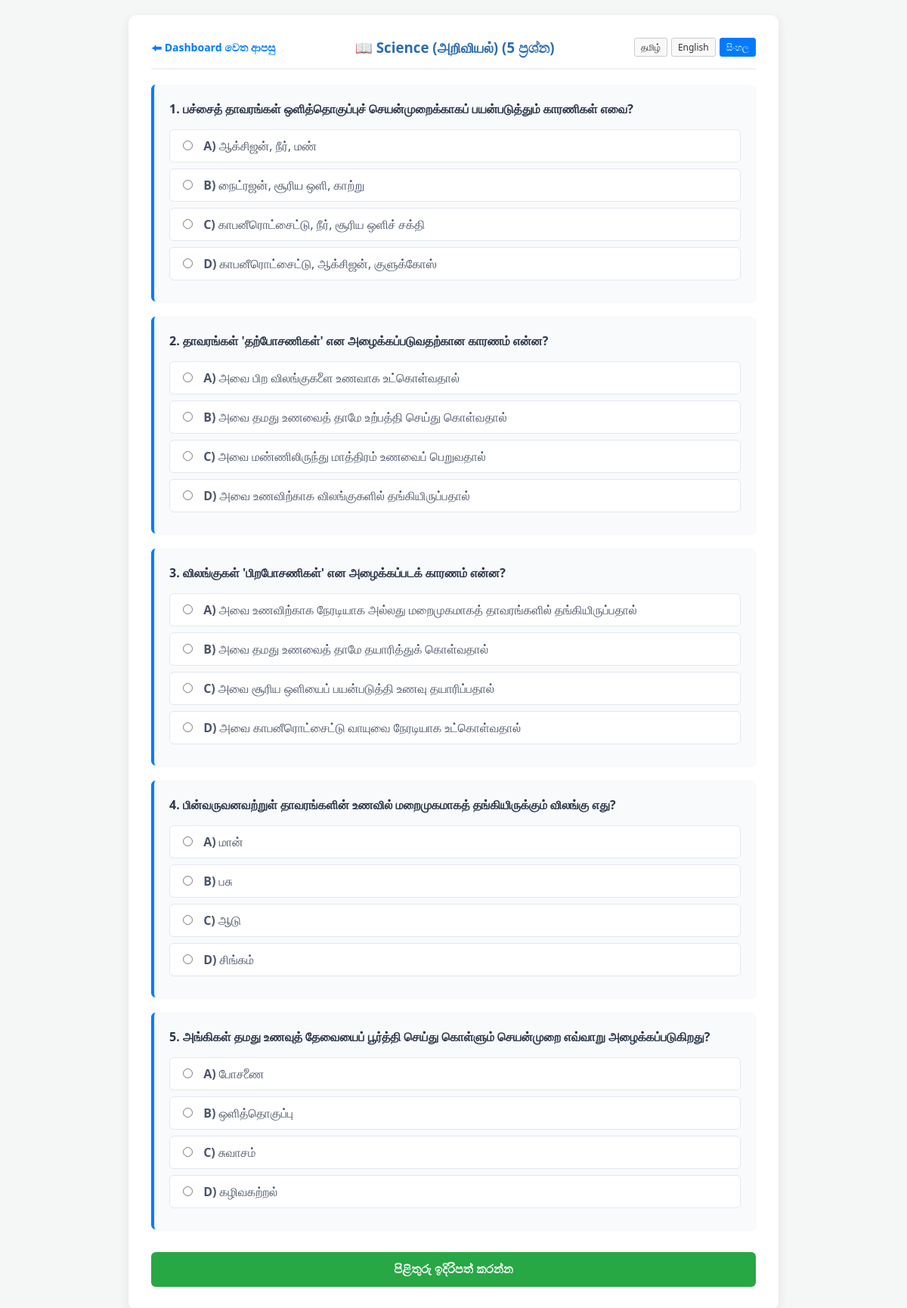
Screenshot of /take_quiz.php?subject=Science+(அறிவியல்)&lang=si (signed in) with the database file from the repository.
### tables this page shows
CREATE TABLE `generated_questions` (
  `id` int(11) NOT NULL,
  `file_id` int(11) DEFAULT NULL,
  `subject` varchar(100) DEFAULT 'பொது (General)',
  `question_text` text NOT NULL,
  `option_a` varchar(255) DEFAULT NULL,
  `option_b` varchar(255) DEFAULT NULL,
  `option_c` varchar(255) DEFAULT NULL,
  `option_d` varchar(255) DEFAULT NULL,
  `correct_option` enum('A','B','C','D') DEFAULT NULL
);

### take_quiz.php (the view, shortened to what this page needs)
<?php
require 'db.php';
$lang = isset($_SESSION['lang']) ? $_SESSION['lang'] : 'ta';
$translations = [
    'ta' => [
        'title' => 'Quiz',
        'back' => '⬅ Dashboard-க்குத் திரும்பு',
        'questions_suffix' => 'வினாக்கள்',
        'submit' => 'விடைகளைச் சமர்ப்பிக்கவும் (Submit Answers)',
        'no_quiz' => 'இந்தப் பாடத்தில் தற்போது கேள்விகள் இல்லை.',
        'choose_other' => 'வேறு பாடத்தைத் தேர்ந்தெடுக்கவும்'
    ],
    'en' => [
        'title' => 'Quiz',
        'back' => '⬅ Back to Dashboard',
        'questions_suffix' => 'Questions',
        'submit' => 'Submit Answers',
        'no_quiz' => 'There are no questions available for this subject right now.',
        'choose_other' => 'Choose another subject'
    ],
    'si' => [
        'title' => 'ප්‍රශ්නාවලිය',
        'back' => '⬅ Dashboard වෙත ආපසු',
        'questions_suffix' => 'ප්‍රශ්න',
        'submit' => 'පිළිතුරු ඉදිරිපත් කරන්න',
        'no_quiz' => 'මෙම විෂය සඳහා දැනට ප්‍රශ්න නොමැත.',
        'choose_other' => 'වෙනත් විෂයක් තෝරන්න'
    ]
];
$t = $translations[$lang];
$selected_subject = $_GET['subject'];
$stmt = $conn->prepare("SELECT * FROM generated_questions WHERE subject = ? ORDER BY RAND() LIMIT 5");
$stmt->bind_param("s", $selected_subject);
$stmt->execute();
$result = $stmt->get_result();
?>
<!DOCTYPE html>
<html lang="<?php echo $lang; ?>">
<head>
</head>
<body>
<div class="container">
    <div class="header-box">
        <a href="student_dashboard.php" class="back-link"><?php echo $t['back']; ?></a>
        <h3 style="margin: 0; color: #2b6cb0;">📖 <?php echo htmlspecialchars($selected_subject); ?> (5 <?php echo $t['questions_suffix']; ?>)</h3>
        <div class="lang-switcher">
            <a href="?subject=<?php echo urlencode($selected_subject); ?>&lang=ta" class="lang-btn <?php if($lang == 'ta') echo 'active'; ?>">தமிழ்</a>
            <a href="?subject=<?php echo urlencode($selected_subject); ?>&lang=en" class="lang-btn <?php if($lang == 'en') echo 'active'; ?>">English</a>
            <a href="?subject=<?php echo urlencode($selected_subject); ?>&lang=si" class="lang-btn <?php if($lang == 'si') echo 'active'; ?>">සිංහල</a>
        </div>
    </div>
    <form action="submit_quiz.php" method="POST">
        <?php
        $q_no = 1;
        if ($result && $result->num_rows > 0) {
            while($row = $result->fetch_assoc()) {
        ?>
                <div class="question-card">
                    <div class="question-title"><?php echo $q_no . ". " . htmlspecialchars($row['question_text']); ?></div>
                    <label><input type="radio" name="answer_<?php echo $row['id']; ?>" value="A" required> <b>A)</b> <?php echo htmlspecialchars($row['option_a']); ?></label>
                    <label><input type="radio" name="answer_<?php echo $row['id']; ?>" value="B"> <b>B)</b> <?php echo htmlspecialchars($row['option_b']); ?></label>
                    <label><input type="radio" name="answer_<?php echo $row['id']; ?>" value="C"> <b>C)</b> <?php echo htmlspecialchars($row['option_c']); ?></label>
                    <label><input type="radio" name="answer_<?php echo $row['id']; ?>" value="D"> <b>D)</b> <?php echo htmlspecialchars($row['option_d']); ?></label>
                </div>
        <?php
                $q_no++;
            }
        ?>
            <button type="submit" class="submit-btn"><?php echo $t['submit']; ?></button>
        <?php
        } else {
            echo "<div class='no-quiz'><p>" . $t['no_quiz'] . "</p><a href='student_dashboard.php' class='back-link'>" . $t['choose_other'] . "</a></div>";
        }
        ?>
    </form>
</div>
</body>
</html>

### take_quiz.php (style rules this page uses)
body { font-family: 'Segoe UI', Arial, sans-serif; background: #f4f7f6; padding: 20px; margin: 0; }
.container { max-width: 800px; margin: auto; background: white; padding: 30px; border-radius: 10px; box-shadow: 0 4px 15px rgba(0,0,0,0.08); }
.header-box { display: flex; justify-content: space-between; align-items: center; border-bottom: 2px solid #edf2f7; padding-bottom: 15px; margin-bottom: 20px; flex-wrap: wrap; gap: 10px; }
.back-link { color: #007bff; text-decoration: none; font-weight: bold; font-size: 14px; }
.question-card { background: #f8fafc; border-left: 4px solid #007bff; border-radius: 6px; padding: 20px; margin-bottom: 20px; box-shadow: 0 1px 3px rgba(0,0,0,0.05); }
.question-title { font-weight: bold; font-size: 16px; margin-bottom: 15px; color: #2d3748; line-height: 1.5; }
label { display: block; padding: 10px 12px; margin-bottom: 8px; background: white; border: 1px solid #e2e8f0; border-radius: 6px; cursor: pointer; transition: all 0.2s ease; color: #4a5568; }
input[type="radio"] { margin-right: 10px; }
.submit-btn { background: #28a745; color: white; padding: 14px 25px; border: none; font-size: 16px; font-weight: bold; border-radius: 6px; cursor: pointer; width: 100%; transition: background 0.2s; margin-top: 10px; }
.lang-switcher { display: flex; gap: 5px; }
.lang-btn { text-decoration: none; padding: 3px 8px; border: 1px solid #ccc; border-radius: 3px; font-size: 12px; color: #333; background: #f9f9f9; }
.lang-btn.active { background: #007bff; color: white; border-color: #007bff; }

### rows the page displays
generated_questions: question_text "பச்சைத் தாவரங்கள் ஒளித்தொகுப்புச் செயன்முறைக்காகப் பயன்படுத்தும் காரணிகள் எவை?", option_a "ஆக்சிஜன், நீர், மண்", option_b "நைட்ரஜன், சூரிய ஒளி, காற்று", option_c "காபனீரொட்சைட்டு, நீர், சூரிய ஒளிச் சக்தி", option_d "காபனீரொட்சைட்டு, ஆக்சிஜன், குளுக்கோஸ்"
generated_questions: question_text "தாவரங்கள் 'தற்போசணிகள்' என அழைக்கப்படுவதற்கான காரணம் என்ன?", option_a "அவை பிற விலங்குகளை உணவாக உட்கொள்வதால்", option_b "அவை தமது உணவைத் தாமே உற்பத்தி செய்து கொள்வதால்", option_c "அவை மண்ணிலிருந்து மாத்திரம் உணவைப் பெறுவதால்", option_d "அவை உணவிற்காக விலங்குகளில் தங்கியிருப்பதால்"
generated_questions: question_text "விலங்குகள் 'பிறபோசணிகள்' என அழைக்கப்படக் காரணம் என்ன?", option_a "அவை உணவிற்காக நேரடியாக அல்லது மறைமுகமாகத் தாவரங்களில் தங்கியிருப்பதால்", option_b "அவை தமது உணவைத் தாமே தயாரித்துக் கொள்வதால்", option_c "அவை சூரிய ஒளியைப் பயன்படுத்தி உணவு தயாரிப்பதால்", option_d "அவை காபனீரொட்சைட்டு வாயுவை நேரடியாக உட்கொள்வதால்"
generated_questions: question_text "பின்வருவனவற்றுள் தாவரங்களின் உணவில் மறைமுகமாகத் தங்கியிருக்கும் விலங்கு எது?", option_a "மான்", option_b "பசு", option_c "ஆடு", option_d "சிங்கம்"
generated_questions: question_text "அங்கிகள் தமது உணவுத் தேவையைப் பூர்த்தி செய்து கொள்ளும் செயன்முறை எவ்வாறு அழைக்கப்படுகிறது?", option_a "போசணை", option_b "ஒளித்தொகுப்பு", option_c "சுவாசம்", option_d "கழிவகற்றல்"

### other values shown
$t['back'] "⬅ Dashboard වෙත ආපසු"
$selected_subject "Science (அறிவியல்)"
$t['questions_suffix'] "ප්‍රශ්න"
$t['submit'] "පිළිතුරු ඉදිරිපත් කරන්න"
